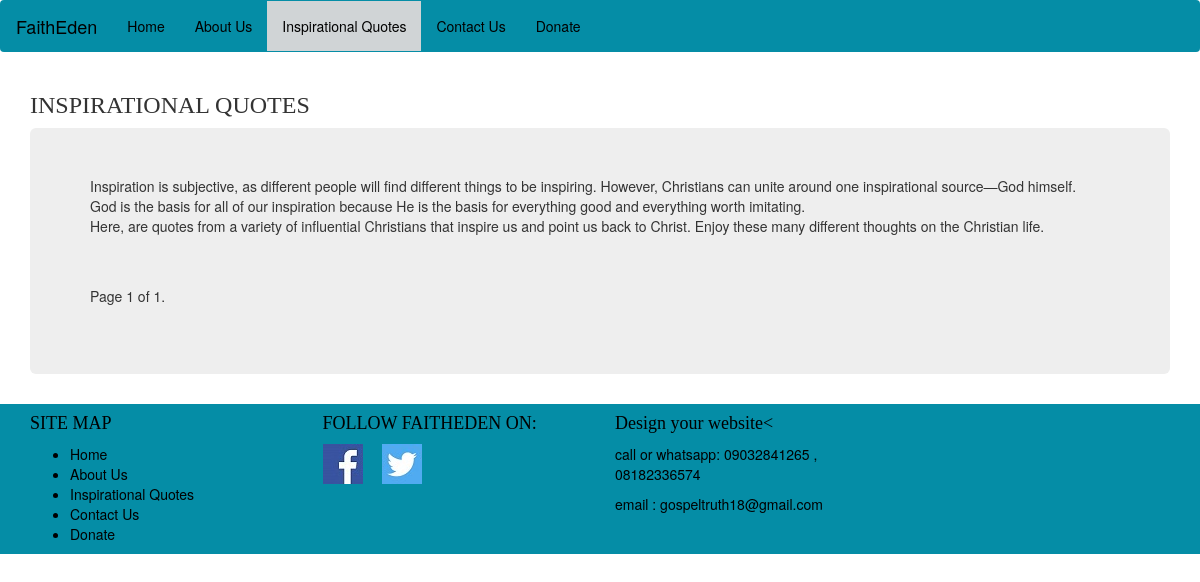
The app's page /quote/, older data.
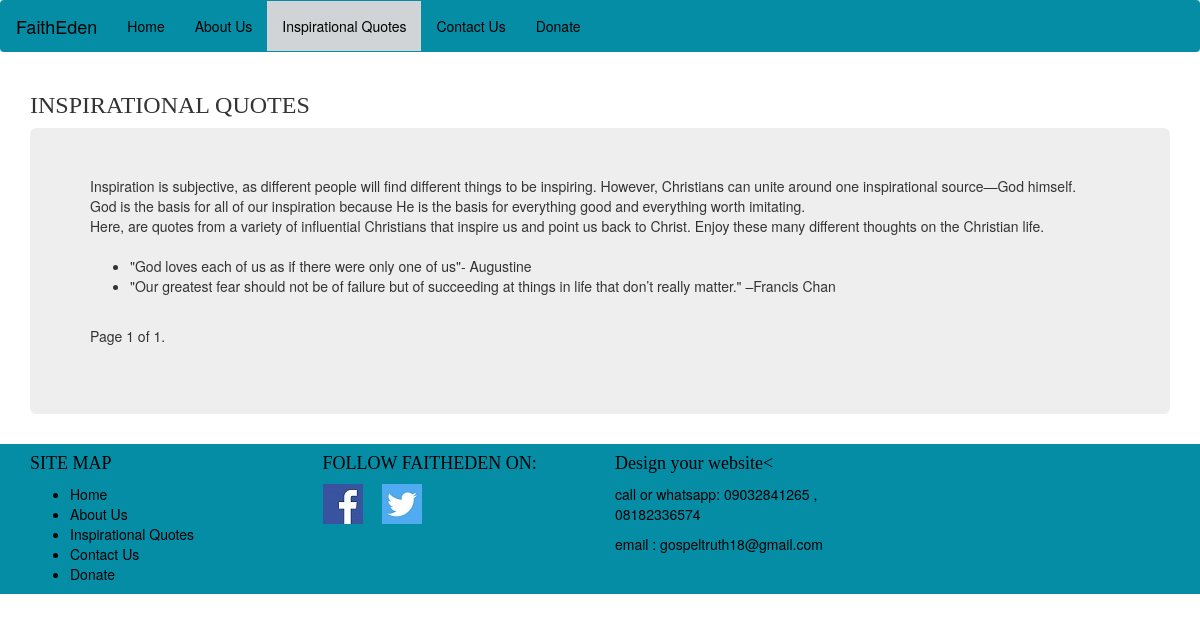
The same page, newer data.
### quote/models.py (models this page shows, shortened)
class marq(models.Model):
    text = models.TextField()

### quote/views.py (the view)
def mar(request):
    inst = marq.objects.all()
    paginator = Paginator(inst, 30)
    page = request.GET.get('page')
    try:
        inst = paginator.page(page)
    except PageNotAnInteger:
        inst = paginator.page(1)
    except EmptyPage:
        inst = paginator.page(paginator.num_pages)
    context = {'inst': inst, 'page': page}
    return render(request, 'quote/quote.html', context)

### quote/templates/quote/quote.html (shortened to what this page needs)
{% extends 'home/base.html' %}
{% block content %}
		<div class="container">
		<h3 style="font-family: 'Satisfy', cursive;">INSPIRATIONAL QUOTES</h3>
<div class="jumbotron">
Inspiration is subjective, as different people will find different things to be inspiring. However, Christians can unite around one inspirational source—God himself.
 God is the basis for all of our inspiration because He is the basis for everything good and everything worth imitating.</br>
 Here, are quotes from a variety of influential Christians that inspire us and point us back to Christ. Enjoy these many different thoughts on the Christian life.</br>
		<ul>
{% for i in inst %}
		<li>{{i.text}}</li>
{% endfor %}
		</ul>
{% include "home/pagination.html" with page=inst %}
</div>
		</div>
{% endblock %}

Row changes from the older to the newer data that the page shows:
added marq: text "\"God loves each of us as if there were only one of us\"- Augustine"
added marq: text "\"Our greatest fear should not be of failure but of succeeding at things in life that don’t really matter.\" –Francis Chan"
